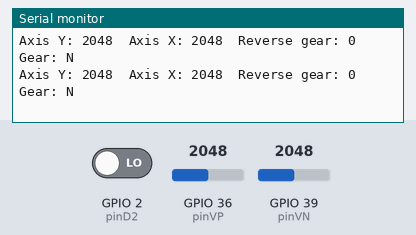
This sketch was run on a simulated ESP32. On the bench: the last lines printed to the serial monitor. The inputs (shaded band) are chosen by the test bench; at power-on: GPIO 39 (pinVN) = 2048, GPIO 36 (pinVP) = 2048, GPIO 2 (pinD2) LOW.

Above: at 1.2 s.
1.3 s: GPIO 39 (pinVN) set to 960
At 1.38 s:
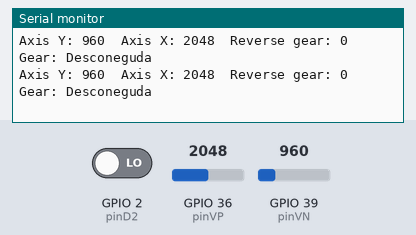
3.2 s: GPIO 36 (pinVP) set to 1961
At 3.25 s:
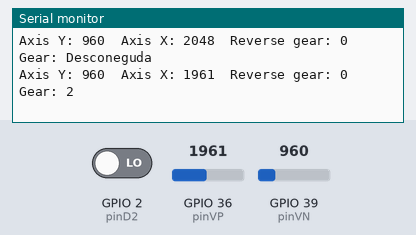
5.1 s: GPIO 2 (pinD2) driven HIGH
At 5.13 s:
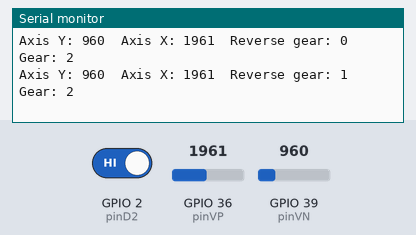
6.6 s: GPIO 36 (pinVP) set to 4040
At 6.64 s:
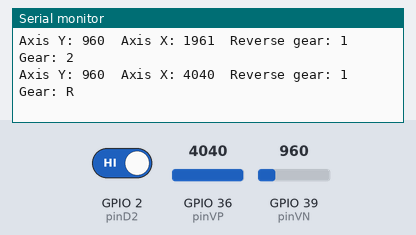
8.5 s: GPIO 39 (pinVN) set to 1040
At 8.52 s:
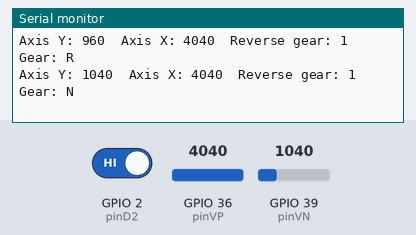
10.0 s: GPIO 2 (pinD2) driven LOW
At 10.06 s:
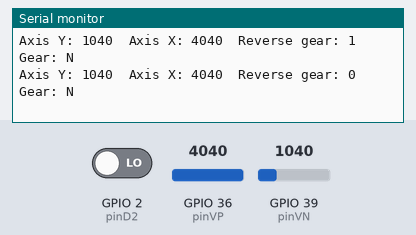

The sketch:

ESP32_read_G29_shifter.ino
```cpp
const int pinVN = 39;  // X Axis pin
const int pinVP = 36;  // Y Axis pin
const int pinD2 = 2;   // Reverse gear pin

void setup() {
  Serial.begin(9600);
  pinMode(pinD2, INPUT);
}

void loop() {
  int yValue = analogRead(pinVN);
  int xValue = analogRead(pinVP);
  int reverseGear = digitalRead(pinD2);

  // X Axis values
  // 1a: below 1800
  // 2a: below 1800
  // 3a: between 2000 and 3800
  // 4a: between 2000 and 3800
  // 5a: above 4000
  // 6a: above 4000

  // Y Axis values
  // 1a: above 3500
  // 2a: below 1000
  // 3a: above 3500
  // 4a: below 1000
  // 5a: above 3500
  // 6a: below 1000

  String selectedGear;
  if (reverseGear == 1 && xValue > 4000 && yValue < 1000) {
    selectedGear = "R";
  } else if (xValue < 2000 && yValue > 3500) {
    selectedGear = "1";
  } else if (xValue < 2000 && yValue < 1000) {
    selectedGear = "2";
  } else if (xValue > 2100 && xValue < 3800 && yValue > 3500) {
    selectedGear = "3";
  } else if (xValue > 2100 && xValue < 3800 && yValue < 1000) {
    selectedGear = "4";
  } else if (xValue > 4000 && yValue > 3500) {
    selectedGear = "5";
  } else if (xValue > 4000 && yValue < 1000) {
    selectedGear = "6";
  } else if (yValue > 1000 && yValue < 3500) {
    selectedGear = "N";
  } else {
    selectedGear = "Desconeguda";
  }

  Serial.print("Axis Y: ");
  Serial.print(yValue);
  Serial.print("\tAxis X: ");
  Serial.print(xValue);
  Serial.print("\tReverse gear: ");
  Serial.print(reverseGear);
  Serial.print("\tGear: ");
  Serial.println(selectedGear);

  delay(50); // Update values every 50ms
}
```

Measured:
- the behaviour switches between 2000 and 1999 on GPIO 36 (pinVP) (found by bisection; images 1 and 2)
- after the input at 1.3 s, the serial monitor: prints a new line at once (image 1)
- after the input at 3.2 s, the serial monitor: prints a new line after 0.05 s (image 2)
- after the input at 5.1 s, the serial monitor: prints a new line at once (image 3)
- after the input at 6.6 s, the serial monitor: prints a new line at once (image 4)
- after the input at 8.5 s, the serial monitor: prints a new line at once (image 5)
- after the input at 10.0 s, the serial monitor: prints a new line at once (image 6)
